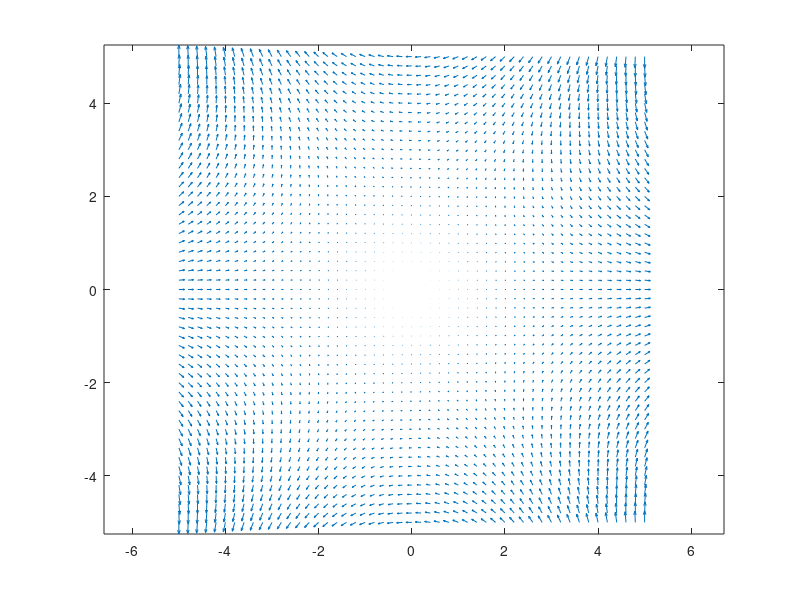

The MATLAB script that drew this image:
x = -5:0.2:5;
y = -5:0.2:5;
[X,Y] = meshgrid(x,y);
vx = X.^2 - Y.^2;
vy = -2*X.*Y;
quiver(x,y,vx,vy)
axis equal, axis tight
